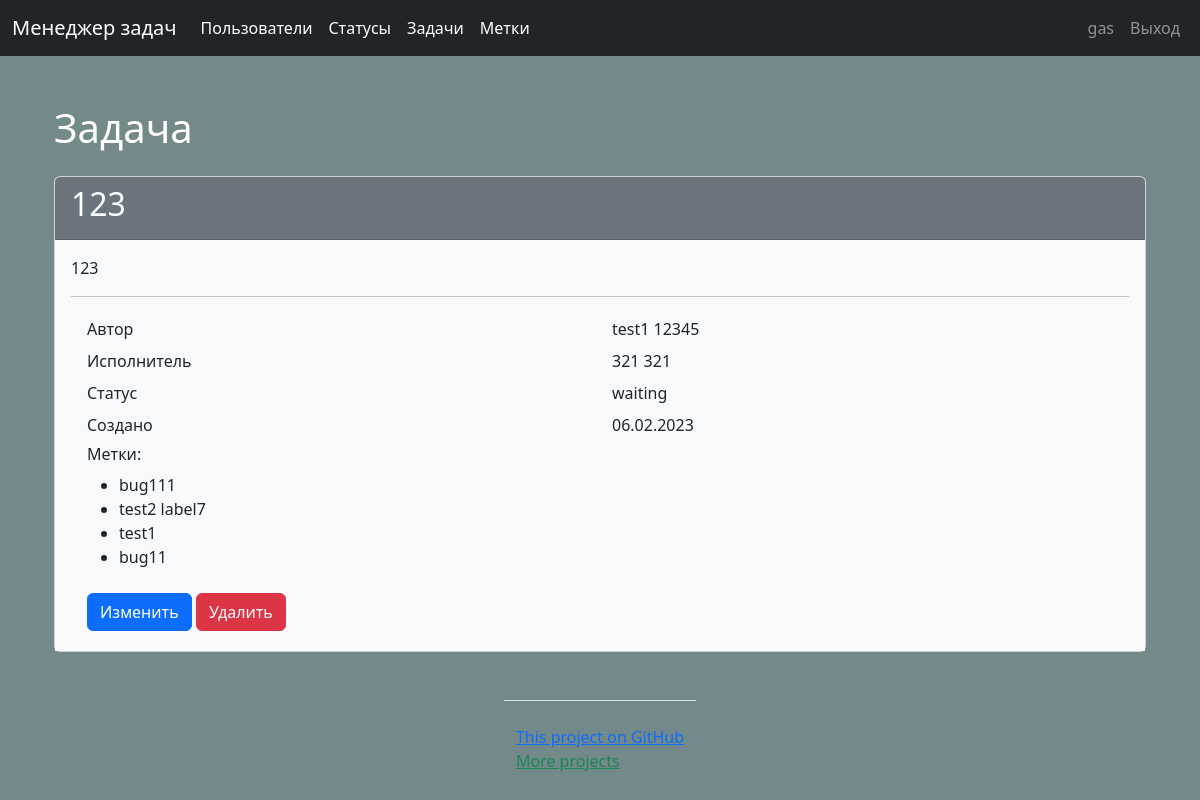
Page /tasks/11/ (signed in) on the earlier database version.
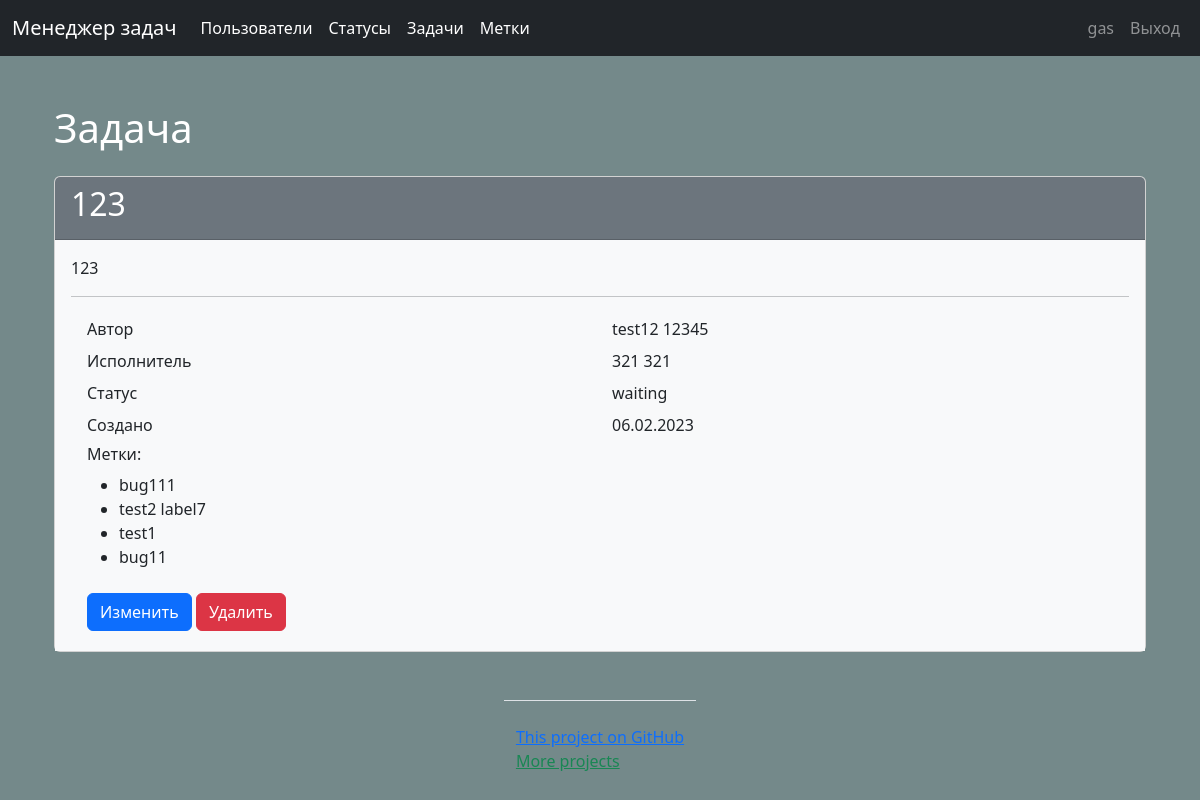
Same page on the later database version.
### tasks/models.py (models this page shows, shortened)
class Task(models.Model):
    name = models.CharField(max_length=250, unique=True, verbose_name=_('Task name'))
    description = models.TextField(max_length=300, blank=True, verbose_name=_('Description'))
    status = models.ForeignKey(Status, on_delete=models.PROTECT, null=True,
                               verbose_name=_('Status'))
    executor = models.ForeignKey(Users, on_delete=models.PROTECT, verbose_name=_('Executor'))
    author = models.ForeignKey(Users, related_name='author', on_delete=models.PROTECT,
                               verbose_name=_('Author'), default='2')
    labels = models.ManyToManyField(Labels, through='TaskLabel', blank=True,
                                    verbose_name=_('Labels'))
    created_at = models.DateTimeField(auto_now_add=True, null=True)
    update_at = models.DateTimeField(auto_now=True, null=True)
    class Meta:
        verbose_name = _("=Task=")
        verbose_name_plural = _("=Tasks=")
        ordering = ['-created_at']

### users/models.py (models this page shows)
class Users(AbstractUser):
    def __str__(self):
        return self.get_full_name()
    class Meta:
        ordering = ['-date_joined']

### statuses/models.py (models this page shows)
class Status(models.Model):
    name = models.CharField(max_length=250, verbose_name=_('name'))
    created_at = models.DateTimeField(auto_now_add=True, null=True)
    update_at = models.DateTimeField(auto_now=True, null=True)
    def __str__(self):
        return self.name
    class Meta:
        verbose_name = _("=Status=")
        verbose_name_plural = _("=Statuses=")
        ordering = ['-created_at']

### tasks/views.py (the view)
# urls.py: path('<int:pk>/', TaskView.as_view(), name='task'),
class TaskView(LoginAuthMixin, TaskMixin, DetailView):  # modelname_detail.html.
    template_name = 'tasks/task.html'
    extra_context = {'title': _('Task'), 'btn_update': _('Update'),
                     'btn_delete': _('Delete')}
    context_object_name = 'task'

### task_manager/mixins.py (called while the page is built)
    def dispatch(self, request, *args, **kwargs):
        if not request.user.is_authenticated:
            messages.error(self.request, _('You are not authorized! Please sign in.'))
            return redirect('user_login')
        return super().dispatch(request, *args, **kwargs)

### task_manager/templates/tasks/task.html
{% extends "base.html" %}
{% load bootstrap4 %}
{% load i18n %}
{% block content %}
<div class="container wrapper flex-grow-1 ">
    <h1 class="my-4">{{ title }}</h1>
    {% if task %}
    <div class="card">
        <div class="card-header bg-secondary text-white">
            <h2>{{ task.name }}</h2>
        </div>
        <div class="card-body bg-light text-dark ">
            <p>{{ task.description }}</p>
            <hr>
            <div class="container ">
                <div class="row p-1">
                    <div class="col">{% trans 'Author' %}</div>
                    <div class="col">{{ task.author }}</div>
                </div>
                <div class="row p-1">
                    <div class="col">{% trans 'Executor' %}</div>
                    <div class="col">{{ task.executor }}</div>
                </div>
                <div class="row p-1">
                    <div class="col">{% trans 'Status' %}</div>
                    <div class="col">{{ task.status }}</div>
                </div>
                <div class="row p-1">
                    <div class="col">{% trans 'Created' %}</div>
                    <div class="col">{{ task.created_at|date:"d.m.Y" }}</div>
                </div>
                <div class="row p-1">
                    <div class="col">
                        <h6>{% trans 'Labels' %}:</h6>
                        <ul>
                            {% if task.labels.all %}
                            {% for tl in task.labels.all %}
                            <li>{{ tl.name }}</li>
                            {% endfor %}
                            {% else %}
                            <p>{% trans 'Task without any label' %}</p>
                            {% endif %}
                        </ul>
                    </div>
                </div>
                <div class="row p-1">
                    <div class="col">
                        <a class="btn btn-primary" href="{% url 'update_task' task.id %}">
                            {% trans 'Update'%}</a>
                        <a class="btn btn-danger" href="{% url 'delete_task' task.id %}">
                            {% trans 'Delete'%}</a>
                    </div>
                </div>
            </div>
        </div>
    </div>
    {% endif %}
</div>
{% endblock content %}

Differences in the rows shown:
changed through a linked row, Task "waiting": author "test1 12345" → "test12 12345"
